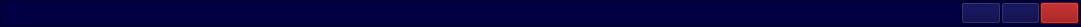
<?xml version="1.0" encoding="UTF-8"?>
<ui version="4.0">
 <class>controlPane</class>
 <widget class="QWidget" name="controlPane">
  <property name="geometry">
   <rect>
    <x>0</x>
    <y>0</y>
    <width>1081</width>
    <height>27</height>
   </rect>
  </property>
  <property name="windowTitle">
   <string>Form</string>
  </property>
  <layout class="QGridLayout" name="gridLayout">
   <property name="leftMargin">
    <number>0</number>
   </property>
   <property name="topMargin">
    <number>0</number>
   </property>
   <property name="rightMargin">
    <number>0</number>
   </property>
   <property name="bottomMargin">
    <number>0</number>
   </property>
   <property name="spacing">
    <number>0</number>
   </property>
   <item row="0" column="0">
    <widget class="QFrame" name="frame">
     <property name="styleSheet">
      <string notr="true">background-color: rgb(0, 0, 66);</string>
     </property>
     <property name="frameShape">
      <enum>QFrame::StyledPanel</enum>
     </property>
     <property name="frameShadow">
      <enum>QFrame::Raised</enum>
     </property>
     <layout class="QHBoxLayout" name="horizontalLayout_2">
      <property name="spacing">
       <number>0</number>
      </property>
      <property name="leftMargin">
       <number>0</number>
      </property>
      <property name="topMargin">
       <number>0</number>
      </property>
      <property name="rightMargin">
       <number>0</number>
      </property>
      <property name="bottomMargin">
       <number>0</number>
      </property>
      <item>
       <spacer name="horizontalSpacer">
        <property name="orientation">
         <enum>Qt::Horizontal</enum>
        </property>
        <property name="sizeHint" stdset="0">
         <size>
          <width>956</width>
          <height>20</height>
         </size>
        </property>
       </spacer>
      </item>
      <item>
       <widget class="QFrame" name="buttons">
        <property name="minimumSize">
         <size>
          <width>120</width>
          <height>25</height>
         </size>
        </property>
        <property name="maximumSize">
         <size>
          <width>120</width>
          <height>25</height>
         </size>
        </property>
        <property name="frameShape">
         <enum>QFrame::StyledPanel</enum>
        </property>
        <property name="frameShadow">
         <enum>QFrame::Raised</enum>
        </property>
        <layout class="QHBoxLayout" name="horizontalLayout">
         <property name="spacing">
          <number>0</number>
         </property>
         <property name="leftMargin">
          <number>0</number>
         </property>
         <property name="topMargin">
          <number>0</number>
         </property>
         <property name="rightMargin">
          <number>0</number>
         </property>
         <property name="bottomMargin">
          <number>0</number>
         </property>
         <item>
          <widget class="QPushButton" name="minimizeBtn">
           <property name="styleSheet">
            <string notr="true">QPushButton{
	background-color: rgb(0, 0, 66);
}
QPushButton:hover{
	background-color: rgb(0, 0, 105);
}</string>
           </property>
           <property name="text">
            <string/>
           </property>
           <property name="icon">
            <iconset resource="../resources/icons/dark/iconsDark.qrc">
             <normaloff>:/iconsDark/icons/chevron-down.svg</normaloff>:/iconsDark/icons/chevron-down.svg</iconset>
           </property>
          </widget>
         </item>
         <item>
          <widget class="QPushButton" name="maximizeBtn">
           <property name="styleSheet">
            <string notr="true">QPushButton{
	background-color: rgb(0, 0, 66);
}
QPushButton:hover{
	background-color: rgb(0, 0, 105);
}</string>
           </property>
           <property name="text">
            <string/>
           </property>
           <property name="icon">
            <iconset resource="../resources/icons/dark/iconsDark.qrc">
             <normaloff>:/iconsDark/icons/chevron-up.svg</normaloff>:/iconsDark/icons/chevron-up.svg</iconset>
           </property>
          </widget>
         </item>
         <item>
          <widget class="QPushButton" name="closeBtn">
           <property name="styleSheet">
            <string notr="true">QPushButton{
	background-color: rgb(140, 0, 0);
}
QPushButton:hover{
	background-color: rgb(165, 0, 0);
}</string>
           </property>
           <property name="text">
            <string/>
           </property>
           <property name="icon">
            <iconset resource="../resources/icons/dark/iconsDark.qrc">
             <normaloff>:/iconsDark/icons/x.svg</normaloff>:/iconsDark/icons/x.svg</iconset>
           </property>
          </widget>
         </item>
        </layout>
       </widget>
      </item>
     </layout>
    </widget>
   </item>
  </layout>
 </widget>
 <resources>
  <include location="../resources/icons/dark/iconsDark.qrc"/>
 </resources>
 <connections/>
</ui>
